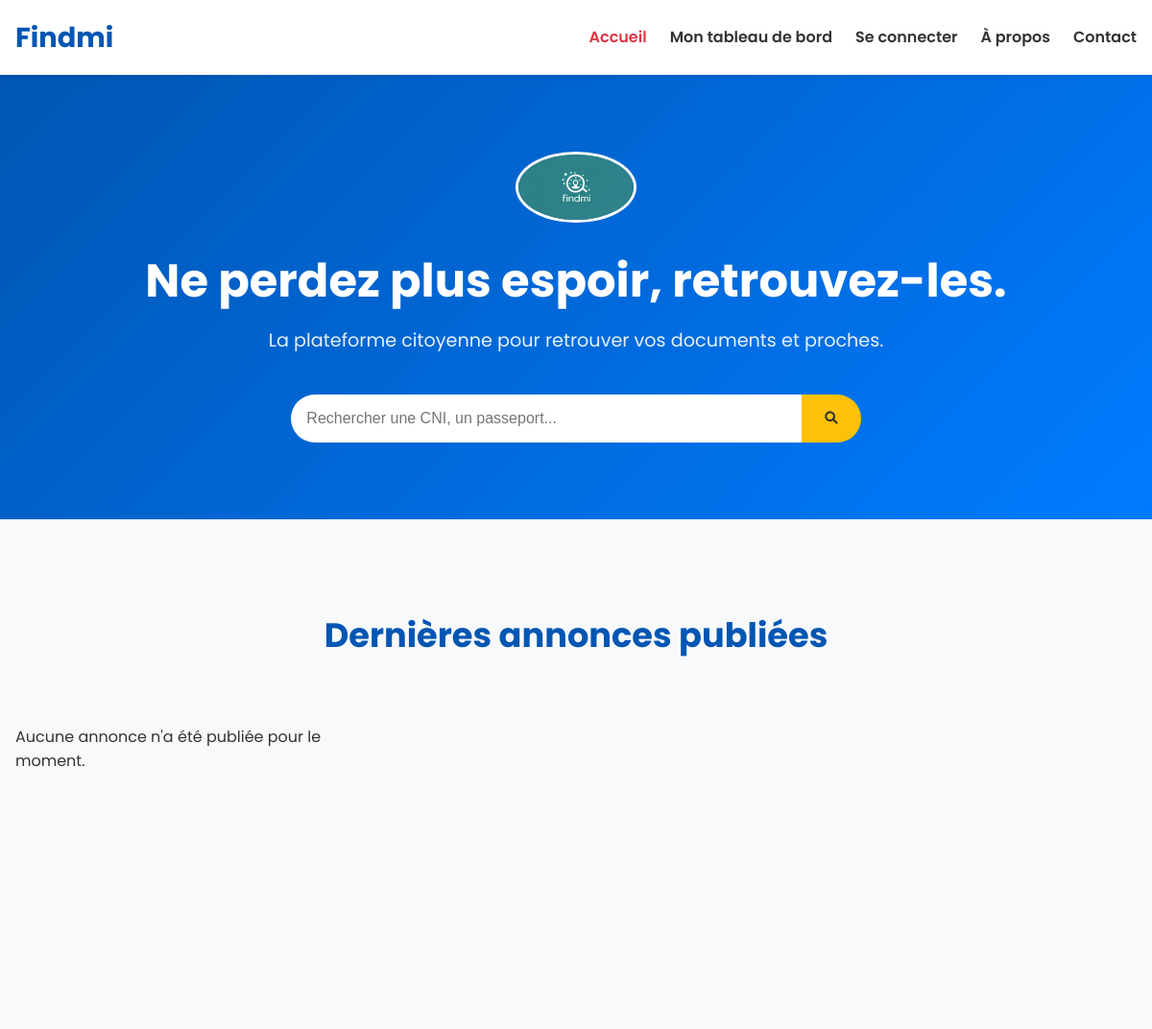
Before: / (upper part) with the older database file.
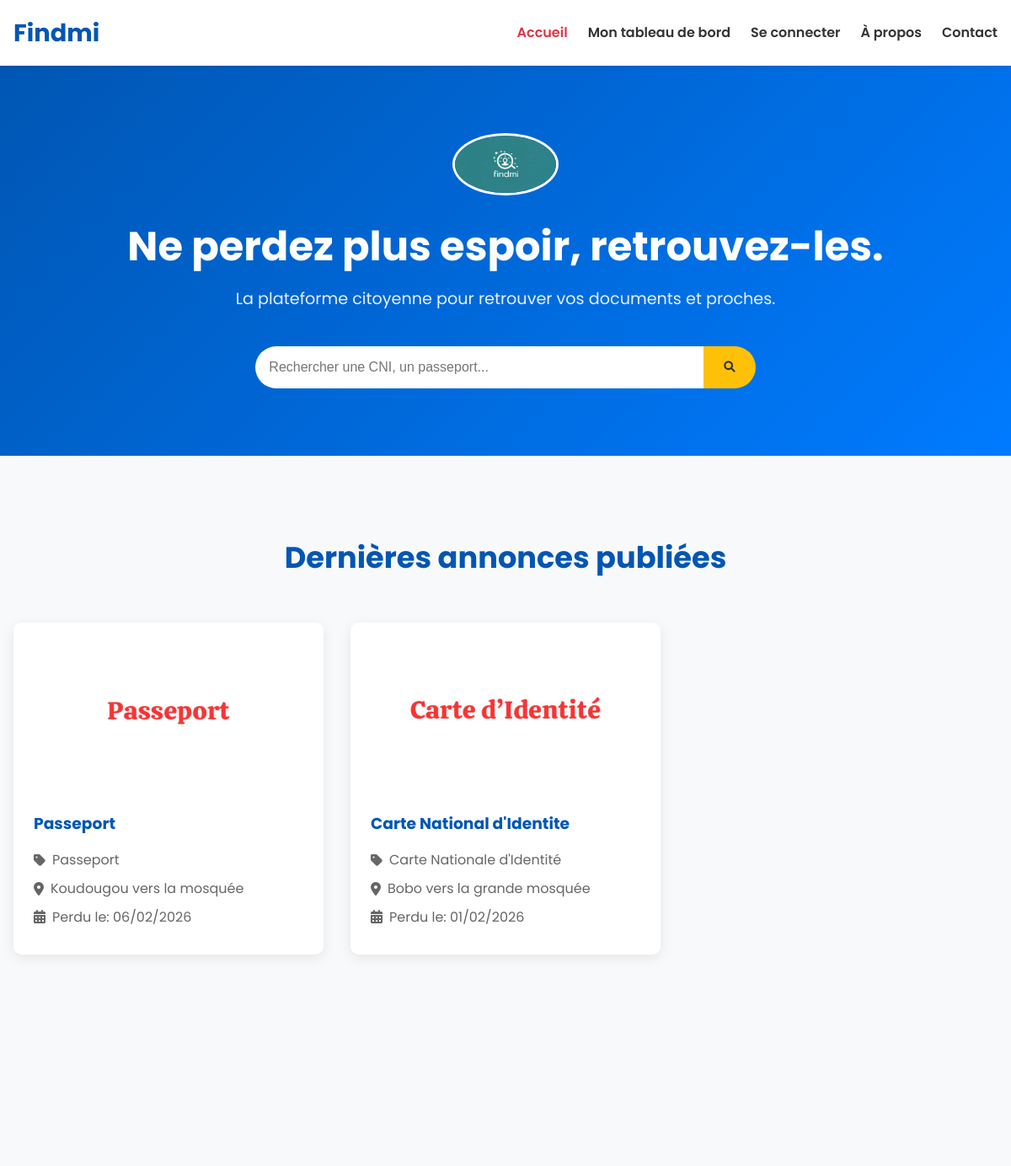
After: the same page with the newer database file.
### tables this page shows
CREATE TABLE IF NOT EXISTS `annonces` (
  `id_annonce` int NOT NULL AUTO_INCREMENT,
  `titre` varchar(255) NOT NULL,
  `description` text,
  `type_annonce` enum('perdu','trouve') NOT NULL,
  `statut_annonce` enum('en_attente_validation','publiee','rejetee','retrouve','supprimee') NOT NULL DEFAULT 'en_attente_validation',
  `motif_rejet` text,
  `date_perte_trouve` date NOT NULL,
  `lieu_perte_trouve` varchar(255) NOT NULL,
  `nom_sur_document` varchar(150) DEFAULT NULL,
  `photo_url` varchar(255) DEFAULT NULL,
  `date_creation` datetime NOT NULL DEFAULT CURRENT_TIMESTAMP,
  `date_validation` datetime DEFAULT NULL,
  `id_utilisateur` int NOT NULL,
  `id_categorie` int NOT NULL,
  `id_validateur` int DEFAULT NULL,
  PRIMARY KEY (`id_annonce`),
  KEY `id_utilisateur` (`id_utilisateur`),
  KEY `id_categorie` (`id_categorie`)
);

CREATE TABLE IF NOT EXISTS `categories` (
  `id_categorie` int NOT NULL AUTO_INCREMENT,
  `nom_categorie` varchar(100) NOT NULL,
  PRIMARY KEY (`id_categorie`),
  UNIQUE KEY `nom_categorie` (`nom_categorie`)
);

### core/i18n.php (called while the page is built, shortened)
<?php
$__i18n_lang = defined('DEFAULT_LANGUAGE') ? DEFAULT_LANGUAGE : ($_SESSION['lang'] ?? 'fr');
$__i18n_lang = in_array($__i18n_lang, ['fr','en']) ? $__i18n_lang : 'fr';
$__i18n_messages = [];
$langFile = __DIR__ . "/../lang/{$__i18n_lang}.php";
if (file_exists($langFile)) {
    $__i18n_messages = include $langFile;
}
if (!function_exists('t')) {
    function t(string $key, array $placeholders = []) {
        global $__i18n_messages;
        $msg = $__i18n_messages[$key] ?? $key;
        return $msg;
    }
}

### lang/fr.php (called while the page is built)
<?php
return [
    'home' => 'Accueil',
    'dashboard' => 'Mon tableau de bord',
    'profile' => 'Mon profil',
    'logout' => 'Déconnexion',
    'login' => 'Se connecter',
    'contact' => 'Contact',
    'save' => 'Enregistrer',
    'back' => 'Retour',
    'maintenance_message' => 'Le site est en maintenance, revenez plus tard.',
    'maintenance_title' => 'Nous serons bientôt de retour',
    'maintenance_contact_label' => 'Contact',
    'maintenance_button_home' => 'Retour à l\'accueil',
    'messages_history' => 'Historique de mes messages',
    'settings' => 'Paramètres',
    'admin' => 'Administration'
    , 'about' => 'À propos'
    , 'search' => 'Rechercher'
    , 'my_messages' => 'Mes messages'
    , 'hero_title' => 'Ne perdez plus espoir, retrouvez-les.'
    , 'hero_subtitle' => 'La plateforme citoyenne pour retrouver vos documents et proches.'
    , 'search_placeholder' => 'Rechercher une CNI, un passeport...'
    , 'login_prompt' => 'Connectez-vous maintenant !'
    , 'browse_listings' => 'Parcourir les annonces'
];

### index.php (the view, shortened to what this page needs)
<?php
require_once 'core/db_connect.php';
$stmt = $pdo->query("
    SELECT a.id_annonce, a.titre, a.date_perte_trouve, a.lieu_perte_trouve, a.photo_url, c.nom_categorie
    FROM annonces a
    JOIN categories c ON a.id_categorie = c.id_categorie
    WHERE a.statut_annonce = 'publiee'
    ORDER BY a.date_validation DESC
    LIMIT 10
");
$annonces_publiees = $stmt->fetchAll();
?>
<!DOCTYPE html>
<html lang="fr">
<head>
    <link rel="stylesheet" href="css/style.css">
    <link href="https://cdnjs.cloudflare.com/ajax/libs/font-awesome/6.0.0-beta3/css/all.min.css" rel="stylesheet">
</head>
<body>
    <nav class="navbar">
        <div class="nav-container">
            <a href="index.php" class="nav-logo"><?= SITE_NAME ?? 'Findmi' ?></a>
            <ul class="nav-links" id="navLinks">
                <li><a href="index.php" class="active"><?= htmlspecialchars(t('home')) ?></a></li>
                <li><a href="dashboard.php"><?= htmlspecialchars(t('dashboard')) ?></a></li>
                <?php if (isset($_SESSION['id_utilisateur'])): ?>
                    <li><a href="profil.php"><?= htmlspecialchars(t('profile')) ?></a></li>
                    <li><a href="logout.php"><?= htmlspecialchars(t('logout')) ?></a></li>
                <?php else: ?>
                    <li><a href="connexion.php"><?= htmlspecialchars(t('login')) ?></a></li>
                <?php endif; ?>
                <li><a href="apropos.php"><?= htmlspecialchars(t('about')) ?></a></li>
                <li><a href="contact.php"><?= htmlspecialchars(t('contact')) ?></a></li>
            </ul>
        </div>
    </nav>
    <header class="hero-section">
        <div class="hero-content">
            <img src="/images/logofindmi.jpg" alt="Logo <?= htmlspecialchars(SITE_NAME ?? 'Findmi') ?>" class="hero-logo">
            <h1 class="hero-title"><?= htmlspecialchars(t('hero_title')) ?></h1>
            <p class="hero-subtitle"><?= htmlspecialchars(t('hero_subtitle')) ?></p>
            <div class="search-bar">
                <form action="recherche.php" method="GET">
                    <input type="text" name="q" placeholder="<?= htmlspecialchars(t('search_placeholder')) ?>">
                    <button type="submit" aria-label="Rechercher"><i class="fas fa-search"></i></button>
                </form>
            </div>
        </div>
    </header>
    <main class="main-container">
        <section class="latest-annonces fade-in-section">
            <h2 class="section-title" id="annonces">Dernières annonces publiées</h2>
            <div class="annonces-grid">
                <?php if (empty($annonces_publiees)): ?>
                    <p>Aucune annonce n'a été publiée pour le moment.</p>
                <?php else: ?>
                    <?php foreach ($annonces_publiees as $annonce): ?>
                        <a href="annonce_detail.php?id=<?= $annonce['id_annonce'] ?>" class="annonce-card">
                            <div class="card-image-wrapper">
                                <img src="<?= htmlspecialchars($annonce['photo_url']) ?>" alt="Photo de l'annonce">
                            </div>
                            <div class="card-content">
                                <h3><?= htmlspecialchars($annonce['titre']) ?></h3>
                                <p><i class="fas fa-tag"></i> <?= htmlspecialchars($annonce['nom_categorie']) ?></p>
                                <p><i class="fas fa-map-marker-alt"></i> <?= htmlspecialchars($annonce['lieu_perte_trouve']) ?></p>
                                <p><i class="fas fa-calendar-alt"></i> Perdu le: <?= date('d/m/Y', strtotime($annonce['date_perte_trouve'])) ?></p>
                            </div>
                        </a>
                    <?php endforeach; ?>
                <?php endif; ?>
            </div>
        </section>
    </main>
</body>
</html>

### css/style.css (style rules this page uses)
:root { --primary-color: #0056b3; --secondary-color: #007bff; --accent-color: #ffc107; --danger-color: #dc3545; --text-color: #333; --bg-color: #f8f9fa; --white-color: #fff; --shadow: 0 4px 15px rgba(0, 0, 0, 0.08); --shadow-hover: 0 10px 25px rgba(0, 0, 0, 0.12); }
body { font-family: 'Poppins', sans-serif; margin: 0; padding: 0; background-color: var(--bg-color); color: var(--text-color); line-height: 1.6; }
.main-container, .nav-container { max-width: 1200px; margin: 0 auto; padding: 0 1rem; }
.section-title { text-align: center; font-size: 2.2rem; color: var(--primary-color); margin-bottom: 3rem; }
.navbar { background-color: var(--white-color); box-shadow: 0 2px 5px rgba(0, 0, 0, 0.1); padding: 1rem 0; position: sticky; top: 0; z-index: 1000; }
.nav-container { display: flex; justify-content: space-between; align-items: center; }
.nav-logo { font-size: 1.8rem; font-weight: 700; color: var(--primary-color); text-decoration: none; }
.nav-links { list-style: none; margin: 0; padding: 0; display: flex; gap: 1.5rem; }
.nav-links a { text-decoration: none; color: var(--text-color); font-weight: 600; position: relative; padding-bottom: 5px; }
.nav-links a::after { content: ''; position: absolute; bottom: 0; left: 0; width: 0; height: 2px; background-color: var(--accent-color); transition: width 0.3s ease; }
.nav-links li a:hover, .nav-links li a.active { color: #dc3545; }
.hero-section { background: linear-gradient(135deg, var(--primary-color), var(--secondary-color)); color: var(--white-color); text-align: center; padding: 5rem 1rem; animation: fadeInDown 1s ease-out; }
.hero-logo { width: 120px; margin-bottom: 1rem; border-radius: 50%; border: 3px solid var(--white-color); }
.hero-title { font-size: 3rem; margin: 0; }
.hero-subtitle { font-size: 1.2rem; opacity: 0.9; margin-top: 0.5rem; }
.search-bar { margin-top: 2.5rem; }
.search-bar form { display: flex; justify-content: center; }
.search-bar input { width: 50%; max-width: 500px; padding: 1rem; border: none; border-radius: 50px 0 0 50px; font-size: 1rem; }
.search-bar button { padding: 1rem 1.5rem; border: none; background-color: var(--accent-color); color: var(--text-color); border-radius: 0 50px 50px 0; cursor: pointer; transition: background-color 0.3s; }

### index.php (style rules this page uses)
.latest-annonces { padding: 4rem 0; }
.annonces-grid { display: grid; grid-template-columns: repeat(auto-fill, minmax(300px, 1fr)); gap: 2rem; }
.annonce-card { background: var(--white-color); border-radius: 10px; box-shadow: var(--shadow); overflow: hidden; text-decoration: none; color: var(--text-color); transition: transform 0.3s ease, box-shadow 0.3s ease; }
.card-image-wrapper { height: 200px; overflow: hidden; }
.card-image-wrapper img { width: 100%; height: 100%; object-fit: cover; transition: transform 0.4s ease; }
.card-content { padding: 1.5rem; }
.card-content h3 { margin: 0 0 1rem; color: var(--primary-color); }
.card-content p { margin: 0.5rem 0; display: flex; align-items: center; gap: 0.5rem; color: #666; }
.fade-in-section { opacity: 0; transform: translateY(30px); transition: opacity 0.8s ease-out, transform 0.8s ease-out; }
.fade-in-section.is-visible { opacity: 1; transform: translateY(0); }

Changed rows visible on the page:
added annonces: photo_url (picture), titre "Passeport", id_categorie.nom_categorie "Passeport", lieu_perte_trouve "Koudougou vers la mosquée", date_perte_trouve "06/02/2026"
added annonces: photo_url (picture), titre "Carte National d'Identite", id_categorie.nom_categorie "Carte Nationale d'Identité", lieu_perte_trouve "Bobo vers la grande mosquée", date_perte_trouve "01/02/2026"
Other visible differences:
text no longer shown: "Aucune annonce n'a été publiée pour le moment."
